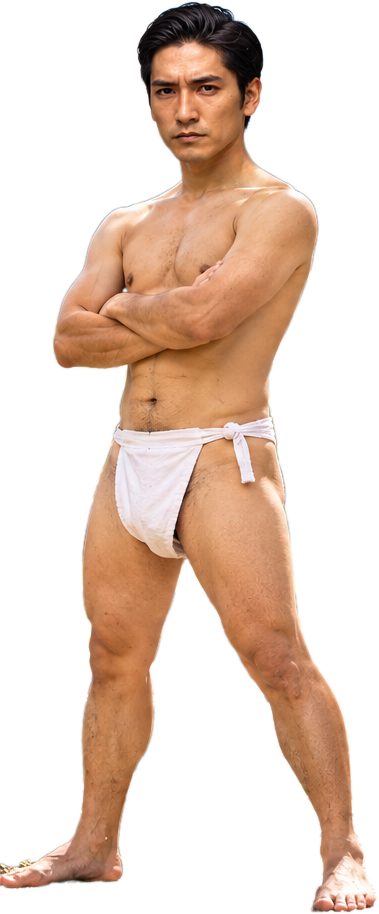
#> input picture game_cm/assets/layers/char0.png, 379 x 914 px
$ python -i make_layers.py   (imports and definitions only)
#> lines starting #> are read from the running program, lines starting #| are printed output that depends on the picture
"""CM 用の動かせるレイヤー（人物の切り抜き + 人物を消した背景）を作る.

背景除去モデル（ISNet / @imgly/background-removal-node 同梱の ONNX）で人物を切り抜き、
人物がいた部分は OpenCV で穴埋めして背景だけの画像を作る。

使い方:
    python3 make_layers.py <model.onnx> <assets_dir>
      → <assets_dir>/layers/ に key_fg.png, key_bg.png, group_fg.png, group_bg.png, char0-3.png
"""
import sys
from pathlib import Path

import cv2
import numpy as np
import onnxruntime as ort
from PIL import Image, ImageFilter

sess = None


def mask(img):
    x = np.asarray(img.convert("RGB").resize((1024, 1024), Image.BILINEAR), np.float32)
    x = ((x - 128) / 256).transpose(2, 0, 1)[None]
    m = sess.run(["output"], {"input": x})[0][0, 0]
    m = (m - m.min()) / (m.max() - m.min() + 1e-9)
    return Image.fromarray((m * 255).astype(np.uint8)).resize(img.size, Image.BILINEAR)


# [63 lines left out: functions inpaint, cutout, main, not called in this run]


# [2 lines not run here, left out]

>>> from PIL import Image
>>> picture = Image.open('assets/layers/char0.png')
#> picture is the input picture: PIL image 379x914 RGBA; mean R, G, B, A 174.4, 147.6, 124.3, 100.1
>>> result = mask(picture)
#> in mask, `x = np.asarray(img.convert("RGB").resize((1024, 1024), Image.BILINEAR)..`:
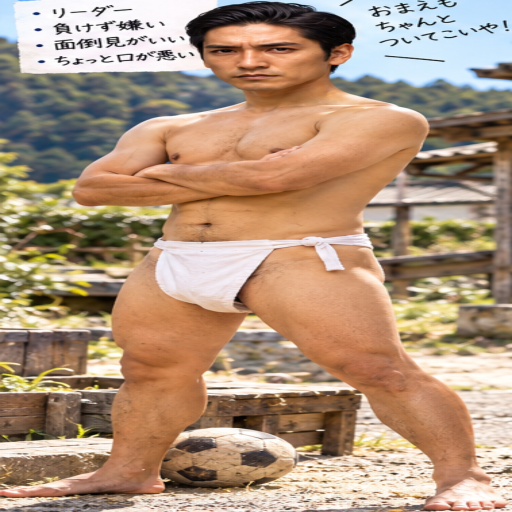
#> x: shape (1024, 1024, 3) float32 (shown at 1/2 size); mean R, G, B 174.5, 147.6, 124.3
#> (the run stopped early here; a loop or call above may not have finished)
